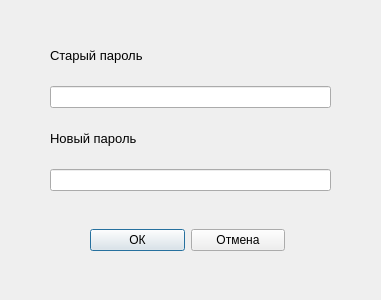
<?xml version="1.0" encoding="UTF-8"?>
<ui version="4.0">
 <class>PasswordEditDialog</class>
 <widget class="QDialog" name="PasswordEditDialog">
  <property name="geometry">
   <rect>
    <x>0</x>
    <y>0</y>
    <width>381</width>
    <height>300</height>
   </rect>
  </property>
  <property name="windowTitle">
   <string>Edit</string>
  </property>
  <widget class="QWidget" name="verticalLayoutWidget">
   <property name="geometry">
    <rect>
     <x>50</x>
     <y>30</y>
     <width>281</width>
     <height>161</height>
    </rect>
   </property>
   <layout class="QVBoxLayout" name="verticalLayout">
    <item>
     <widget class="QLabel" name="label">
      <property name="font">
       <font>
        <pointsize>10</pointsize>
       </font>
      </property>
      <property name="text">
       <string>Старый пароль</string>
      </property>
     </widget>
    </item>
    <item>
     <widget class="QLineEdit" name="editOldPassword">
      <property name="echoMode">
       <enum>QLineEdit::Password</enum>
      </property>
     </widget>
    </item>
    <item>
     <widget class="QLabel" name="label_2">
      <property name="font">
       <font>
        <pointsize>10</pointsize>
       </font>
      </property>
      <property name="text">
       <string>Новый пароль</string>
      </property>
     </widget>
    </item>
    <item>
     <widget class="QLineEdit" name="editNewPassword">
      <property name="echoMode">
       <enum>QLineEdit::Password</enum>
      </property>
     </widget>
    </item>
   </layout>
  </widget>
  <widget class="QWidget" name="horizontalLayoutWidget">
   <property name="geometry">
    <rect>
     <x>90</x>
     <y>200</y>
     <width>195</width>
     <height>80</height>
    </rect>
   </property>
   <layout class="QHBoxLayout" name="horizontalLayout">
    <item>
     <widget class="QPushButton" name="buttonOk">
      <property name="cursor">
       <cursorShape>PointingHandCursor</cursorShape>
      </property>
      <property name="text">
       <string>ОК</string>
      </property>
     </widget>
    </item>
    <item>
     <widget class="QPushButton" name="buttonReject">
      <property name="cursor">
       <cursorShape>PointingHandCursor</cursorShape>
      </property>
      <property name="text">
       <string>Отмена</string>
      </property>
     </widget>
    </item>
   </layout>
  </widget>
 </widget>
 <resources/>
 <connections/>
</ui>
